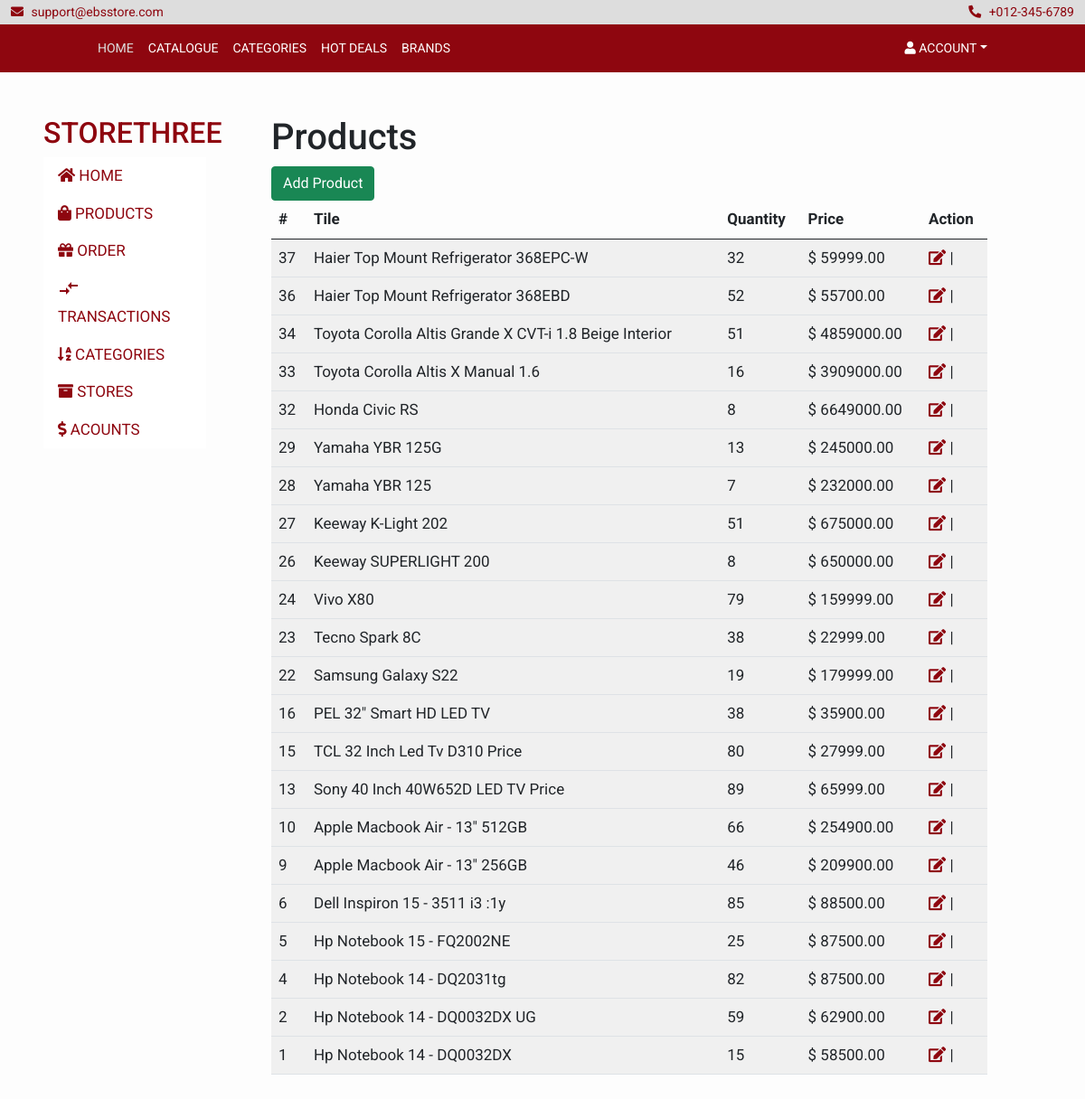
/products-view/ (signed in), run on the app's committed database.
### account/models.py (models this page shows, shortened)
class UserAccount(AbstractBaseUser, PermissionsMixin):
    username = models.CharField(max_length=255, unique=True)
    first_name=models.CharField(max_length=255)
    last_name=models.CharField(max_length=255)
    email = models.EmailField(max_length=255, unique=True)
    is_superuser = models.BooleanField(default=False)
    is_admin = models.BooleanField('Is Admin', default=False)
    is_staff = models.BooleanField(default=False)
    is_customer = models.BooleanField(default=True)
    is_client = models.BooleanField(default = False)
    user_type = models.PositiveIntegerField(choices=CHOICES, default=1)
    created_at = models.DateTimeField(auto_now_add=True)
    objects = UserAccountManager()
    USERNAME_FIELD = 'username'
    REQUIRED_FIELDS = ['first_name', 'last_name', 'email']

class Store(models.Model):
    name = models.CharField(max_length=255)
    owner = models.OneToOneField(UserAccount, related_name="store",  on_delete=models.CASCADE)
    created_at = models.DateTimeField(auto_now_add=True)
    class Meta:
        ordering = ['name']

### store/models.py (models this page shows, shortened)
class Product(models.Model):
    name = models.CharField(max_length=255)
    vendor = models.ForeignKey(User, related_name='products', on_delete=models.CASCADE)
    title = models.CharField(max_length=255)
    slug = models.SlugField(max_length=255)
    description = models.TextField(blank=True, null=True)
    discount = models.BooleanField(default=False)
    disc_value = models.DecimalField(max_digits=4, decimal_places=2,default=0, blank=True, null=True)
    disc_price = models.DecimalField(max_digits=10, decimal_places=2, blank=True, null=True)
    category = models.ForeignKey(Category, related_name='products', on_delete=models.CASCADE)
    sub_category = models.ForeignKey(SubCategory, related_name='products', on_delete=models.CASCADE)
    brands = models.ForeignKey(Brand, related_name='brand_products', on_delete=models.CASCADE)
    model = models.CharField(max_length=255, null=True, blank=True)
    year = models.IntegerField( validators=[MinValueValidator(1984), max_value_current_year])
    color = models.CharField(max_length=255, blank=True )
    price = models.DecimalField(max_digits=10, decimal_places=2)
    quantity = models.PositiveIntegerField()
    added_at = models.DateTimeField(auto_now_add=True)
    updated_at = models.DateTimeField(auto_now=True)
    image = models.ImageField(upload_to='uploads/', null=True, blank=True, verbose_name="")
    class Meta:
        ordering = ['-added_at']

### store/views.py (the view)
# urls.py: path('products-view/', views.vendor_products_view, name="products"),
@login_required
def vendor_products_view(request):
    products =  Product.objects.filter(vendor=request.user)
    total = products.count()
    return render(request, 'dashboard/products/products.html', {'products': products, 'total': total})

### cart/context_processor.py (called while the page is built)
def cart(request):
    return {'cart': Cart(request)}

### templates/dashboard/products/products.html
{% extends "../admin_dashboard.html" %}
{%block dashboard_content%}
    <h1>Products</h1>
    <a href="{%url 'add_product'%}" class="btn btn-success"> Add Product </a>
    {% if products %}
     <table class="table table-striped table-hover">
        <thead>
          <th>#</th>
          <th>Tile</th>
          <th>Quantity</th>
          <th>Price</th>
          <th>Action</th>
        </thead>
        <tbody>
      {% for product in products %}
          <tr>
            <td> {{product.id}}</td>
            <td>{{product.title}}</td>
            <td>{{product.quantity}}</td>
            <td>$ {{product.price}}</td>
            <td><a href="{% url 'edit_product' product.id %}"> <i class="fa fa-edit"></i></a> |
              <a href="{% url 'delete_product' product.id %}"><i class="fa fa-trash-o"></i></a></td>
            <tr>
          {% endfor %}
          </tbody>
      </table>
    {%else %}
          <p>No product added</p>
      {%endif%}
{%endblock%}

### templates/dashboard/admin_dashboard.html (shortened to what this page needs)
{% load static %}
<!DOCTYPE html>
<html lang="en">
  <head>
    <link rel="stylesheet" href="https://cdnjs.cloudflare.com/ajax/libs/font-awesome/4.7.0/css/font-awesome.min.css">
    <link
      href="https://cdn.jsdelivr.net/npm/bootstrap@5.0.2/dist/css/bootstrap.min.css"
      rel="stylesheet"
    />
    <link href="https://cdnjs.cloudflare.com/ajax/libs/font-awesome/5.10.0/css/all.min.css" rel="stylesheet">
    <link href="{% static 'css/dashboard.css'%}" rel="stylesheet">
    <link href="{% static 'css/main.css'%}" rel="stylesheet">
  </head>
  <body>
  {% include "../components/topbar.html"%}
  {% include "../components/primary_navbar.html"%}
<div class="row">
  <div class="col-2 mt-5 mx-5">
    <aside >
        <div>
          {% if user.user_type == 0 %}
              <h2>{{user.store.name}}</h2>
          {% else  %}
              <h2> {{user.first_name}}  {{user.last_name}}</h2>
          {%endif%}
        </div>
          <ul class="nav flex-column" style="background:white">
            <li class="nav-item">
              <a class="nav-link" href="{%url 'dashboard'%}"><i class="fa fa-home"></i> Home</a>
            </li>
            <li class="nav-item">
              <a class="nav-link" href="{%url 'admin_products_views'%}"><i class="fa fa-shopping-bag"></i> Products</a>
            </li>
            <li class="nav-item">
              <a class="nav-link" href="{%url 'order:admin_order_view'%}"><i class="fa fa-gift"></i> Order</a>
            </li>
            <li class="nav-item">
              <a class="nav-link" href="{%url 'order:admin_transaction_history'%}"><i class="material-icons">compare_arrows</i> Transactions</a>
            </li>
            <li class="nav-item">
              <a class="nav-link" href="{%url 'categories'%}"><i class="fa fa-sort-alpha-asc"></i> Categories</a>
            </li>
            <li class="nav-item">
              <a class="nav-link" href="{%url 'admin_stores_view'%}"><i class="fa fa-archive"></i> Stores</a>
            </li>
            <li class="nav-item">
              <a class="nav-link" href="{%url 'admin_users_view'%}"><i class="fa fa-dollar"></i> Acounts</a>
            </li>
      </aside>
  </div>
  <div class="col-8 mt-5">
     <section >
      <div class="row">
        <div class="col-lg-12">
          {%block dashboard_content%}
          {% endblock dashboard_content%}
      </div>
  </div>
  </section>
</div>
</div>
  </body>
</html>

### static/css/dashboard.css (style rules this page uses)
body { padding-bottom: 30px; position: relative; min-height: 100%; }
a { transition: background 0.2s, color 0.2s; }

### static/css/main.css (style rules this page uses)
:root { --primary: #8e060f; --white: #ffffff; }
body { font-family: "Roboto", sans-serif; overflow-x: hidden; font-size: 17px; background-color: #fdfdfd; }
a { color: #8e060f; outline: none; text-decoration: none; }
.nav-item { color:#8e060f; }
.nav a { color: #8e060f; }
@media (min-width: 768px) { .nav, .nav .navbar { background: #8e060f; color:#ddd; } }
aside { color: #8e060f; text-transform: uppercase; }

### data on the page
UserAccount: store.name "STORETHREE"
Product: id "37", title "Haier Top Mount Refrigerator 368EPC-W", quantity "32", price "59999.00"
Product: id "36", title "Haier Top Mount Refrigerator 368EBD", quantity "52", price "55700.00"
Product: id "34", title "Toyota Corolla Altis Grande X CVT-i 1.8 Beige Interior", quantity "51", price "4859000.00"
Product: id "33", title "Toyota Corolla Altis X Manual 1.6", quantity "16", price "3909000.00"
Product: id "32", title "Honda Civic RS", quantity "8", price "6649000.00"
Product: id "29", title "Yamaha YBR 125G", quantity "13", price "245000.00"
Product: id "28", title "Yamaha YBR 125", quantity "7", price "232000.00"
Product: id "27", title "Keeway K-Light 202", quantity "51", price "675000.00"
Product: id "26", title "Keeway SUPERLIGHT 200", quantity "8", price "650000.00"
Product: id "24", title "Vivo X80", quantity "79", price "159999.00"
Product: id "23", title "Tecno Spark 8C", quantity "38", price "22999.00"
Product: id "22", title "Samsung Galaxy S22", quantity "19", price "179999.00"
Product: id "16", title "PEL 32\" Smart HD LED TV", quantity "38", price "35900.00"
Product: id "15", title "TCL 32 Inch Led Tv D310 Price", quantity "80", price "27999.00"
Product: id "13", title "Sony 40 Inch 40W652D LED TV Price", quantity "89", price "65999.00"
Product: id "10", title "Apple Macbook Air - 13\" 512GB", quantity "66", price "254900.00"
Product: id "9", title "Apple Macbook Air - 13\" 256GB", quantity "46", price "209900.00"
Product: id "6", title "Dell Inspiron 15 - 3511 i3 :1y", quantity "85", price "88500.00"
Product: id "5", title "Hp Notebook 15 - FQ2002NE", quantity "25", price "87500.00"
Product: id "4", title "Hp Notebook 14 - DQ2031tg", quantity "82", price "87500.00"
Product: id "2", title "Hp Notebook 14 - DQ0032DX UG", quantity "59", price "62900.00"
Product: id "1", title "Hp Notebook 14 - DQ0032DX", quantity "15", price "58500.00"
